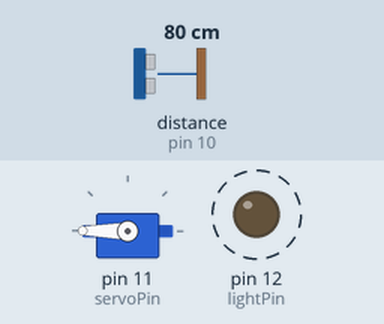
Bench run of a sketch on a simulated Arduino Uno, built with avr-gcc and run on an emulated ATmega328P. On the bench: servo, output pins drawn as LEDs (lit = HIGH). Wiring (inferred from the names in the program): ultrasonic range finder: trigger pin 9; echo pin 10. Dashed ring = blinking. The test bench sets the inputs (shaded band); at power-on: distance to the obstacle (sensor on pin 10) 80 cm. The echo pulse lasts 58.3 µs per cm; pins used as bus, display or sensor lines are not drawn; what the sketch prints to the serial monitor is not drawn.

Above: at 3.2 s.
3.3 s: distance to the obstacle (sensor on pin 10) set to 23 cm
10.0 s: distance to the obstacle (sensor on pin 10) set to 19 cm
At 12.3 s:
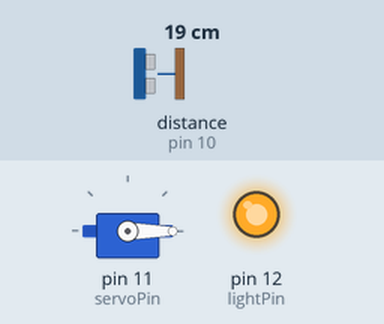
16.7 s: distance to the obstacle (sensor on pin 10) set to 35 cm
At 18.01 s:
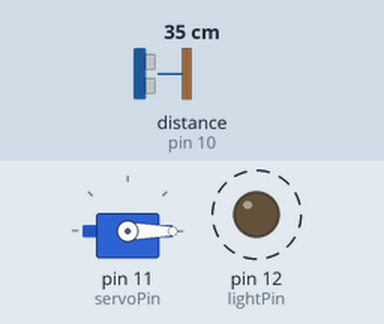
Timing chart, 0 to 28.0 s (numbered marks = the images above; inputs shaded):
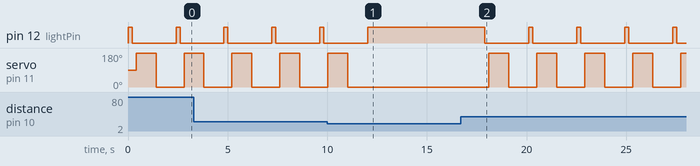

The sketch:

main.ino
```cpp
#include <Servo.h>

int lightPin = 12;
int servoPin = 11;
int servoAngle = 180;
int delayAmount = 1000;
int br = 115200;
int trigPin = 9;
int echoPin =  10;

Servo angler;

void setup() {
  pinMode(lightPin, OUTPUT);
  pinMode(trigPin, OUTPUT);
  pinMode(echoPin, INPUT);
  angler.attach(servoPin);
  Serial.begin(br);
}

void loop() {
  long duration, distance;

  // Trigger the ultrasonic sensor
  digitalWrite(trigPin, LOW);
  delayMicroseconds(2);
  digitalWrite(trigPin, HIGH);
  delayMicroseconds(10);
  digitalWrite(trigPin, LOW);

  // Read the echo
  duration = pulseIn(echoPin, HIGH);

  // Calculate distance in centimeters using the speed of sound
  distance = duration * 0.034 / 2;

  // Print distance to Serial Monitor
  Serial.print("Distance: ");
  Serial.print(distance);
  Serial.println(" cm");

  // Check if object is close enough
  if (distance < 20) {  // Object is within 20 cm
    digitalWrite(lightPin, HIGH);  // Turn on the LED
  } else {
    digitalWrite(lightPin, HIGH);  // Turn on the LED
    delay(200);
    digitalWrite(lightPin, LOW);
    delay(200);  // Turn off the LED
    angler.write(servoAngle);
    delay(delayAmount);
    angler.write(0);
    delay(delayAmount);
  }
}
```

Measured:
- the behaviour switches between 21 and 20 cm on distance to the obstacle (sensor on pin 10) (found by bisection; images 0 and 1)
- after the input at 10.0 s, pin 12 (lightPin): goes on until 12.0 s, then stays HIGH; servo on pin 11 (servoPin): goes on until 11.0 s, then stays 0°
- after the input at 16.7 s, pin 12 (lightPin): alternates HIGH for 0.20 s and LOW for 2.2 s, starting after 1.2 s; servo on pin 11 (servoPin): alternates 180° for 1.0 s and 0° for 1.4 s, starting after 1.4 s
- by itself, pin 12 (lightPin): alternates HIGH for 0.20 s and LOW for 2.2 s
- by itself, servo on pin 11 (servoPin): alternates 180° for 1.0 s and 0° for 1.4 s
